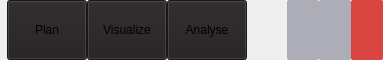
        <widget class="QFrame" name="frame_top">
         <property name="sizePolicy">
          <sizepolicy hsizetype="Preferred" vsizetype="Maximum">
           <horstretch>0</horstretch>
           <verstretch>0</verstretch>
          </sizepolicy>
         </property>
         <property name="minimumSize">
          <size>
           <width>100</width>
           <height>20</height>
          </size>
         </property>
         <property name="maximumSize">
          <size>
           <width>16777215</width>
           <height>60</height>
          </size>
         </property>
         <property name="frameShape">
          <enum>QFrame::NoFrame</enum>
         </property>
         <property name="frameShadow">
          <enum>QFrame::Raised</enum>
         </property>
         <layout class="QHBoxLayout" name="frame_top_layout">
          <property name="spacing">
           <number>0</number>
          </property>
          <property name="leftMargin">
           <number>0</number>
          </property>
          <property name="topMargin">
           <number>0</number>
          </property>
          <property name="rightMargin">
           <number>0</number>
          </property>
          <property name="bottomMargin">
           <number>0</number>
          </property>
          <item>
           <widget class="QFrame" name="frame_pageSelect">
            <property name="sizePolicy">
             <sizepolicy hsizetype="Preferred" vsizetype="Minimum">
              <horstretch>0</horstretch>
              <verstretch>0</verstretch>
             </sizepolicy>
            </property>
            <property name="minimumSize">
             <size>
              <width>189</width>
              <height>0</height>
             </size>
            </property>
            <property name="styleSheet">
             <string notr="true">QPushButton {
	border-width: 0px;
	background-color: rgb(35, 31, 32);
}
QPushButton:checked {
	
	background-color: rgb(106, 106, 106);
}</string>
            </property>
            <layout class="QHBoxLayout" name="layout_pageSelect">
             <property name="spacing">
              <number>0</number>
             </property>
             <property name="leftMargin">
              <number>0</number>
             </property>
             <property name="topMargin">
              <number>0</number>
             </property>
             <property name="rightMargin">
              <number>0</number>
             </property>
             <property name="bottomMargin">
              <number>0</number>
             </property>
             <item>
              <widget class="QLabel" name="label">
               <property name="sizePolicy">
                <sizepolicy hsizetype="Fixed" vsizetype="Fixed">
                 <horstretch>0</horstretch>
                 <verstretch>0</verstretch>
                </sizepolicy>
               </property>
               <property name="text">
                <string/>
               </property>
               <property name="pixmap">
                <pixmap resource="../resources/files.qrc">:/20x20/icons/20x20/logo_dmkr.png</pixmap>
               </property>
              </widget>
             </item>
             <item>
              <widget class="QPushButton" name="btn_plan">
               <property name="sizePolicy">
                <sizepolicy hsizetype="Minimum" vsizetype="Preferred">
                 <horstretch>0</horstretch>
                 <verstretch>0</verstretch>
                </sizepolicy>
               </property>
               <property name="styleSheet">
                <string notr="true">QPushButton {
	border-width: 1px 0px 0px 0px;
}</string>
               </property>
               <property name="text">
                <string>Plan</string>
               </property>
               <property name="checkable">
                <bool>true</bool>
               </property>
              </widget>
             </item>
             <item>
              <widget class="QPushButton" name="btn_visualize">
               <property name="sizePolicy">
                <sizepolicy hsizetype="Minimum" vsizetype="Preferred">
                 <horstretch>0</horstretch>
                 <verstretch>0</verstretch>
                </sizepolicy>
               </property>
               <property name="styleSheet">
                <string notr="true"/>
               </property>
               <property name="text">
                <string>Visualize</string>
               </property>
               <property name="checkable">
                <bool>true</bool>
               </property>
              </widget>
             </item>
             <item>
              <widget class="QPushButton" name="btn_analyse">
               <property name="sizePolicy">
                <sizepolicy hsizetype="Minimum" vsizetype="Preferred">
                 <horstretch>0</horstretch>
                 <verstretch>0</verstretch>
                </sizepolicy>
               </property>
               <property name="minimumSize">
                <size>
                 <width>0</width>
                 <height>0</height>
                </size>
               </property>
               <property name="maximumSize">
                <size>
                 <width>16777215</width>
                 <height>16777215</height>
                </size>
               </property>
               <property name="text">
                <string>Analyse</string>
               </property>
               <property name="checkable">
                <bool>true</bool>
               </property>
              </widget>
             </item>
            </layout>
           </widget>
          </item>
          <item>
           <spacer name="spring">
            <property name="orientation">
             <enum>Qt::Horizontal</enum>
            </property>
            <property name="sizeHint" stdset="0">
             <size>
              <width>40</width>
              <height>20</height>
             </size>
            </property>
           </spacer>
          </item>
          <item>
           <widget class="QPushButton" name="btn_minimize">
            <property name="minimumSize">
             <size>
              <width>15</width>
              <height>20</height>
             </size>
            </property>
            <property name="maximumSize">
             <size>
              <width>60</width>
              <height>60</height>
             </size>
            </property>
            <property name="focusPolicy">
             <enum>Qt::NoFocus</enum>
            </property>
            <property name="styleSheet">
             <string notr="true">QPushButton {
	border-radius: 2px;
	
	background-color: rgba(104, 104, 124, 125);
}

QPushButton:hover {
	background-color: rgba(212, 212, 212, 40);
}

QPushButton:pressed {
	background-color: rgb(109, 109, 109);
}

QPushButton:focus 
{
background-color: rgb(255, 255, 255);
}</string>
            </property>
            <property name="text">
             <string/>
            </property>
            <property name="icon">
             <iconset resource="../resources/files.qrc">
              <normaloff>:/16x16/icons/16x16/cil-minus.png</normaloff>:/16x16/icons/16x16/cil-minus.png</iconset>
            </property>
           </widget>
          </item>
          <item>
           <widget class="QPushButton" name="btn_maximize">
            <property name="sizePolicy">
             <sizepolicy hsizetype="Minimum" vsizetype="Fixed">
              <horstretch>0</horstretch>
              <verstretch>0</verstretch>
             </sizepolicy>
            </property>
            <property name="minimumSize">
             <size>
              <width>15</width>
              <height>20</height>
             </size>
            </property>
            <property name="maximumSize">
             <size>
              <width>60</width>
              <height>60</height>
             </size>
            </property>
            <property name="focusPolicy">
             <enum>Qt::NoFocus</enum>
            </property>
            <property name="styleSheet">
             <string notr="true">QPushButton {
	border-radius: 2px;
	
	background-color: rgba(104, 104, 124, 125);
}

QPushButton:hover {
	background-color: rgba(212, 212, 212, 40);
}</string>
            </property>
            <property name="text">
             <string/>
            </property>
            <property name="icon">
             <iconset resource="../resources/files.qrc">
              <normaloff>:/16x16/icons/16x16/cil-media-stop.png</normaloff>:/16x16/icons/16x16/cil-media-stop.png</iconset>
            </property>
           </widget>
          </item>
          <item>
           <widget class="QPushButton" name="btn_exit">
            <property name="minimumSize">
             <size>
              <width>15</width>
              <height>20</height>
             </size>
            </property>
            <property name="maximumSize">
             <size>
              <width>60</width>
              <height>60</height>
             </size>
            </property>
            <property name="focusPolicy">
             <enum>Qt::NoFocus</enum>
            </property>
            <property name="styleSheet">
             <string notr="true">#btn_exit {
	border-radius: 2px;
	
	background-color: rgb(217, 69, 64);
}

#btn_exit:hover {
	background-color: rgb(255, 115, 110);
}

#btn_exit:pressed {
	background-color: rgb(170, 47, 47)
}</string>
            </property>
            <property name="text">
             <string/>
            </property>
            <property name="icon">
             <iconset resource="../resources/files.qrc">
              <normaloff>:/16x16/icons/16x16/cil-x.png</normaloff>:/16x16/icons/16x16/cil-x.png</iconset>
            </property>
           </widget>
          </item>
         </layout>
        </widget>
